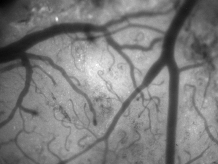
#> input picture coreg/samples/REF.tif, 218 x 164 px, found by its file name
$ python match.py   (Python 2 division)
#> lines starting #> are read from the running program, lines starting #| are printed output that depends on the picture; after the words box and inside, x2 and y2 are one past the last pixel; in counts of white or black regions, pixels touching at a corner belong together
#!/usr/bin/env python2

# import the necessary packages
import numpy as np
import argparse
import imutils
import glob
import cv2
import os

import matplotlib.pyplot as plt
# construct the argument parser and parse the arguments

refdir = '/home/juliana/Repositories/retinotopy-mapper/coreg/samples/REF.tif'
# imdir = '/home/juliana/Repositories/retinotopy-mapper/coreg/samples/im_zoom_bw.png'
# imdir = '/home/juliana/Repositories/retinotopy-mapper/coreg/samples/im_zoom_enhanced.png'
imdir = '/home/juliana/Repositories/retinotopy-mapper/coreg/samples/tests/nolens_BW.png'

outdir = '/home/juliana/Repositories/retinotopy-mapper/coreg/samples/figures/'

if not os.path.exists(outdir):
    os.makedirs(outdir)

# ap = argparse.ArgumentParser()
# ap.add_argument("-t", "--template", required=True, help="Path to template image")
# ap.add_argument("-i", "--images", required=True,
# 	help="Path to images where template will be matched")
# ap.add_argument("-v", "--visualize",
# 	help="Flag indicating whether or not to visualize each iteration")
# args = vars(ap.parse_args())

# load the image image, convert it to grayscale, and detect edges
# template = cv2.imread(args["template"])
# template = cv2.cvtColor(template, cv2.COLOR_BGR2GRAY)
# template = cv2.Canny(template, 50, 200)
# (tH, tW) = template.shape[:2]
# cv2.imshow("Template", template)


# ------------------------------------------------------------------------------
# CHECK OUT CANNY EDGE DETECTION:
# ------------------------------------------------------------------------------

template = cv2.imread(refdir, 0)
#> template is the input picture: shape (164, 218); min 0, max 255, mean 124.7
# template_gray = cv2.cvtColor(template, cv2.COLOR_BGR2GRAY)
cn_min = 100
cn_max = 200
template_edges = cv2.Canny(template, cn_min, cn_max)
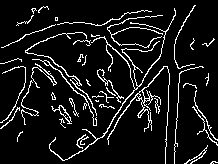
#> template_edges: shape (164, 218); 9% white in thin lines or dots
# plt.imshow(template_edges)
(tH, tW) = template_edges.shape[:2]
#> tH = 164; tW = 218

bi_min = 150
bi_max = 255
ret,thresh1 = cv2.threshold(template,bi_min,bi_max,cv2.THRESH_BINARY)
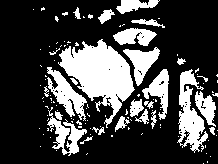
#> thresh1: shape (164, 218); 27.2% white; 114 white regions (88 under 20 px), largest, box (x1, y1, x2, y2) and area: (58, 39, 135, 128) 3185, (177, 69, 208, 153) 1247, (47, 67, 87, 121) 847
#> ret = 150
# plt.imshow(thresh1)

fig = plt.figure(figsize=(10,5))
plt.subplot(1,3,1)
plt.imshow(template, cmap='gray')
plt.subplot(1,3,2)
plt.imshow(template_edges, cmap='gray')
plt.title('edges [%i %i]' % (cn_min, cn_max))
plt.subplot(1,3,3)
plt.imshow(thresh1, cmap='gray')
plt.title('binary thresh [%i %i]' % (bi_min, bi_max))

plt.suptitle('REFERENCE')
# savedir = '/media/labuser/IMDATA1/widefield/AH03/FIGS'

imname = 'REF_edge.png'
fig.savefig(outdir + '/' + imname)
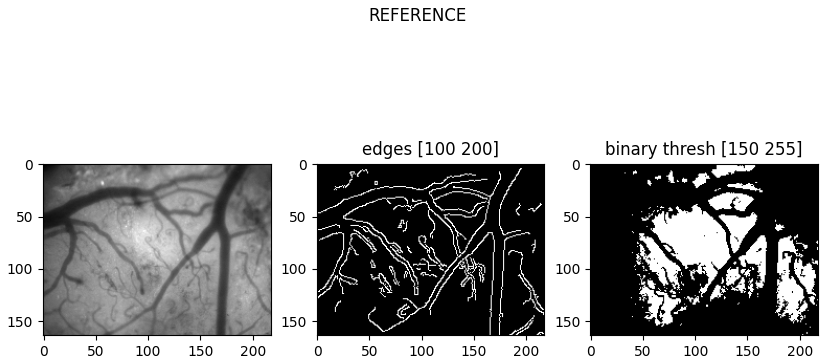
#> figure drawn by matplotlib, 3 panels
# fig.savefig(savedir + '/' + imname)
print "FIG 1: ", outdir + '/' + imname


# [15 lines of commented-out code are left out]

image = cv2.imread(imdir, 0)
# template_gray = cv2.cvtColor(template, cv2.COLOR_BGR2GRAY)
cn_min = 50
cn_max = 200
image_edges = cv2.Canny(image, cn_min, cn_max)
#> (the run stopped early here; a loop or call above may not have finished)
